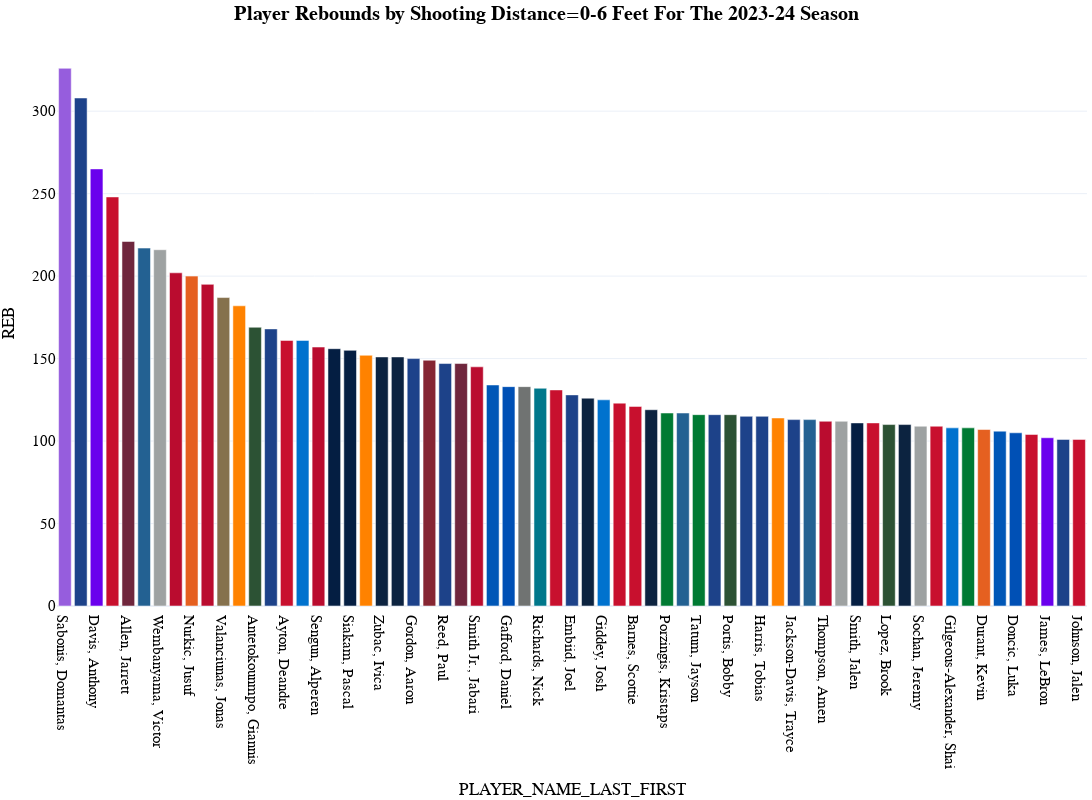

The notebook cell this image was saved under:
### Code cell
fig_shot_dist_season = px.bar(
  shot_dist_season[(shot_dist_season["REB"]>100)&(shot_dist_season["SHOT_DIST_RANGE"]=="0-6 Feet")].sort_values(by="REB",ascending=False), 
  x="PLAYER_NAME_LAST_FIRST", 
  y="REB",
#   y="OREB",
#   y="DREB",
  color="PLAYER_NAME_LAST_FIRST",
  color_discrete_map=player_color_dict_shot_dist,     
  template='plotly_white',
  title="<b>Player Rebounds by Shooting Distance=0-6 Feet For The {} Season</b>".format(year),
  hover_data=['G','SHOT_DIST_RANGE', 'REB_FREQUENCY', 'OREB', 'DREB', 'REB', 'C_OREB','C_DREB', 'C_REB', 'C_REB_PCT', 'UC_OREB', 'UC_DREB', 'UC_REB',
              'UC_REB_PCT', 'Season', 'Category', 'TEAM_ABBREVIATION','color'], 
  height=800, 
  width=1200,
  )
fig_shot_dist_season.update_layout(
    margin=dict(l=5, r=5, t=40, b=5),
    showlegend=False,
    title_x=0.5,
    hoverlabel=dict(
        bgcolor="white",
        font_size=16,
        font_family="PT Sans Narrow"
    ),
    # yaxis_range=[0,85],
    yaxis = dict(tickfont = dict(size=15)),
    xaxis = dict(tickfont = dict(size=15)),
    font=dict(
        family="PT Sans Narrow",
        size=14,
        color="Black"
    ),
    title_font_family="PT Sans Narrow"
)
fig_shot_dist_season
